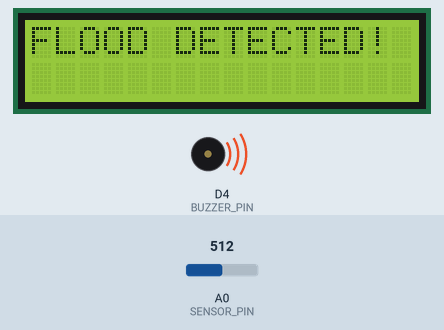
Simulated run of this sketch. Board: ESP8266 (NodeMCU). On the bench: 16×2 character LCD, buzzer (waves = sounding, pin HIGH). Inputs (shaded band) come from the test bench; at power-on: A0 (SENSOR_PIN) = 512. What the sketch prints to the serial monitor is not drawn.

Above: at 1.2 s.
1.3 s: A0 (SENSOR_PIN) set to 581
2.8 s: A0 (SENSOR_PIN) set to 618
At 3.3 s:
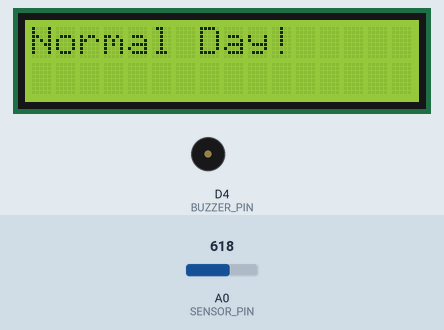
4.3 s: A0 (SENSOR_PIN) set to 590
At 5.5 s:
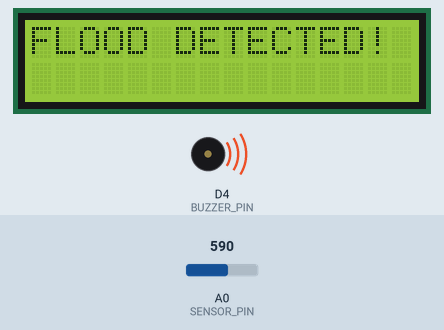
5.8 s: A0 (SENSOR_PIN) set to 610
At 6.7 s:
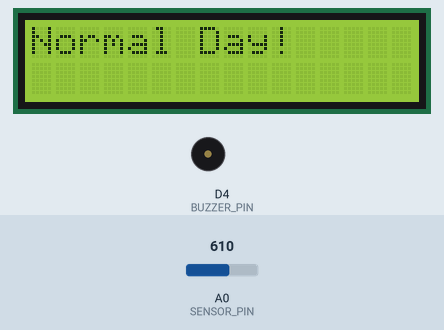
Timing chart, 0 to 8.3 s (numbered marks = the images above; inputs shaded):
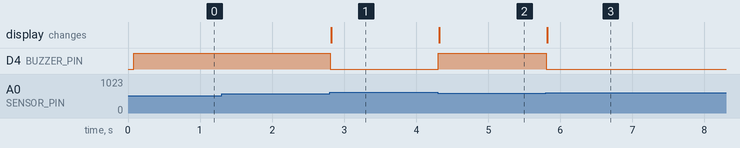

The sketch:

Flood_Detection_Code.ino
```cpp
// Starting of code
// Importing required libraries for I2C communication and LCD display
#include <Wire.h>              // Library for I2C communication (used by LCD)
#include <LiquidCrystal_I2C.h> // Library for controlling the LCD display

// Defining the LCD address and size (16 columns, 2 rows)
LiquidCrystal_I2C lcd(0x27, 16, 2); // LCD address: 0x27, 16x2 display

// Defining pins for the sensor and buzzer
#define SENSOR_PIN A0   // Analog pin connected to the sensor
#define BUZZER_PIN D4   // Digital pin connected to the buzzer
#define SDA_PIN D2      // I2C data pin for LCD
#define SCL_PIN D1      // I2C clock pin for LCD

// Defining a threshold value to detect water presence
#define THRESHOLD 600   // Sensor value below this indicates water presence

// Variable to keep track of whether the buzzer is on or off
bool buzzerOn = false; // Initially, the buzzer is off

// Setup function runs once when the system starts
void setup() {
  // Initialize I2C communication for the LCD using the defined pins
  Wire.begin(SDA_PIN, SCL_PIN);

  // Initialize the LCD display
  lcd.init();        // Start the LCD
  lcd.backlight();   // Turn on the LCD backlight

  // Set the buzzer pin as an output so it can be turned on or off
  pinMode(BUZZER_PIN, OUTPUT);

  // Start serial communication to print values for debugging
  Serial.begin(115200); // Set baud rate to 115200 (speed of communication)

  // Display "Normal Day!" at startup on the LCD
  displayMessage("Normal Day!"); // Shows "Normal Day!" initially
}

// Loop function runs continuously after setup
void loop() {
  // Step 1: Read the sensor value (measures water level)
  int sensorValue = analogRead(SENSOR_PIN); // Get the value from the sensor
  Serial.println(sensorValue);              // Print the sensor value to the serial monitor

  // Step 2: Check if the sensor value is below the threshold (indicates water is present)
  if (sensorValue < THRESHOLD) { // Water detected (low sensor value)
    if (!buzzerOn) {             // If the buzzer is off, turn it on
      digitalWrite(BUZZER_PIN, HIGH); // Turn on the buzzer
      buzzerOn = true;                // Update buzzer status to "on"
      displayMessage("FLOOD DETECTED!"); // Show warning message on LCD and serial
    }
  }
  // Step 3: Check if the sensor value is above the threshold (no water detected)
  else { // No water detected (high sensor value)
    if (buzzerOn) {              // If the buzzer is on, turn it off
      digitalWrite(BUZZER_PIN, LOW);  // Turn off the buzzer
      buzzerOn = false;               // Update buzzer status to "off"
      displayMessage("Normal Day!");  // Show normal message on LCD and serial
    }
  }

  // Step 4: Add a short delay for system stability
  delay(10); // Delay of 10 milliseconds to prevent too frequent updates
}

// Function to display a message on the LCD and print it to the serial monitor
void displayMessage(const char* message) {
  lcd.clear();         // Clear any previous message on the LCD
  lcd.setCursor(0, 0); // Set the cursor to the first line, first column
  lcd.print(message);  // Display the given message on the LCD
  Serial.println(message); // Also print the message to the serial monitor
}
// End of Code
```

Measured:
- the behaviour switches between 599 and 600 on A0 (SENSOR_PIN) (found by bisection; images 0 and 1)
- after the input at 1.3 s, every drawn part: stays the same
- after the input at 2.8 s, D4 (BUZZER_PIN): HIGH → LOW at once; the display: changes at once (image 1)
- after the input at 4.3 s, D4 (BUZZER_PIN): LOW → HIGH at once; the display: changes at once (image 2)
- after the input at 5.8 s, D4 (BUZZER_PIN): HIGH → LOW at once; the display: changes at once (image 3)
